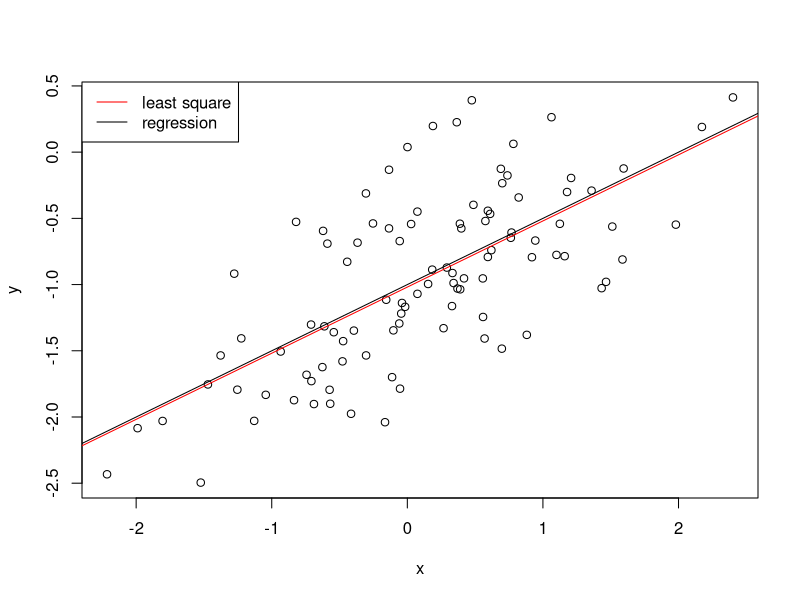
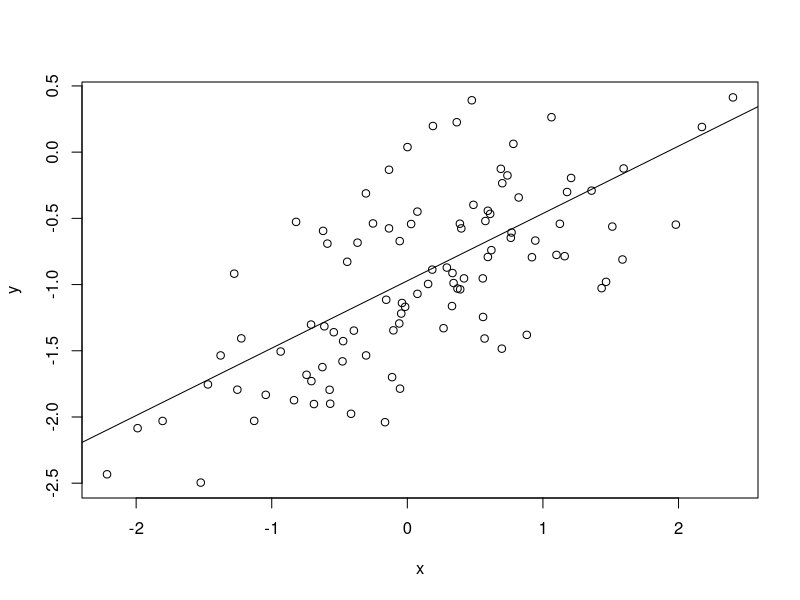
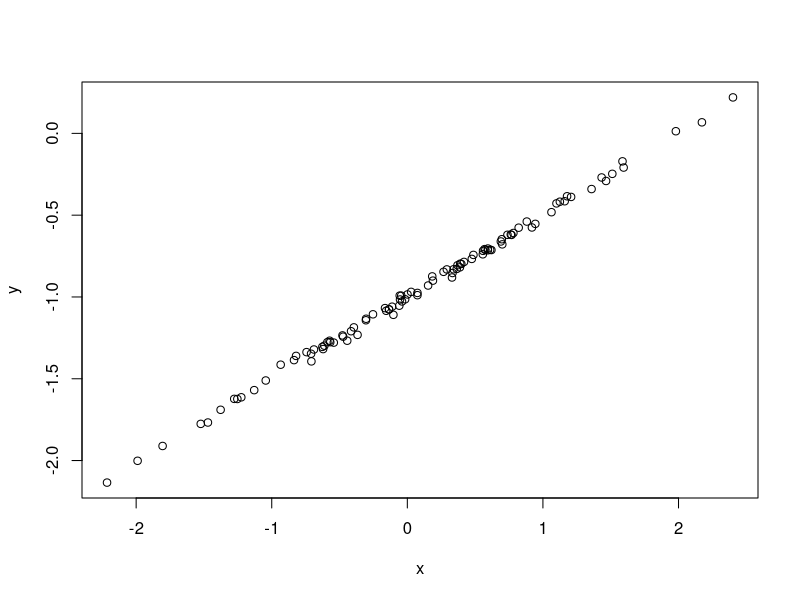

The R script that drew these images, in order: (Note: this script raises an error after producing the figures.)
set.seed(1)
#a
x=rnorm(100)
x
#b
eps=rnorm(100,0,0.5)

#c
y = -1 + 0.5 * x + eps
length(y)
#theta0= -1 and theta1=0.5

#d
plot(x,y)

#e
as.matrix(x)
as.matrix(y)
model =lm(y~x)
parameters=model$coefficients

#f
abline(model, col="red")
abline(-1,0.5,col="black")
legend("topleft",c( "least square","regression"),col=c("red","black"),lty = c(1,1))

#g
plot(x,y)
model=lm(y~x+I(x^2))
summary(model)
abline(model)
#h
eps2=rnorm(100,0,0.02)
y=-1+0.5*x+eps2
plot(x,y)
model=lm(y~x)
model
abline(lm.fit2, col="red")
abline(-1,0.5,col="blue")
legend("topleft",c( "least square","regression"),col=c("red","blue"),lty = c(1,1))

#i
eps2=rnorm(100,0,0.9)
y=-1+0.5*x+eps2
plot(x,y)
model=lm(y~x)
model
abline(lm.fit2, col="red")
abline(-1,0.5,col="blue")
legend("topleft",c( "least square","regression"),col=c("red","blue"),lty = c(1,1))

#j

set.seed(1)
x=rnorm(100)
eps=rnorm(100,0,0.5)
y=-1+0.5*x+eps
model_original=lm(y~x)
confint(model_original)


eps2=rnorm(100,0,0.02)
y2=-1+0.5*x+eps2
model_noise=lm(y2~x)
confint(model_noise)


eps3=rnorm(100,0,0.9)
y3=-1+0.5*x+eps3
model_less_noise=lm(y3~x)
confint(model_less_noise)
